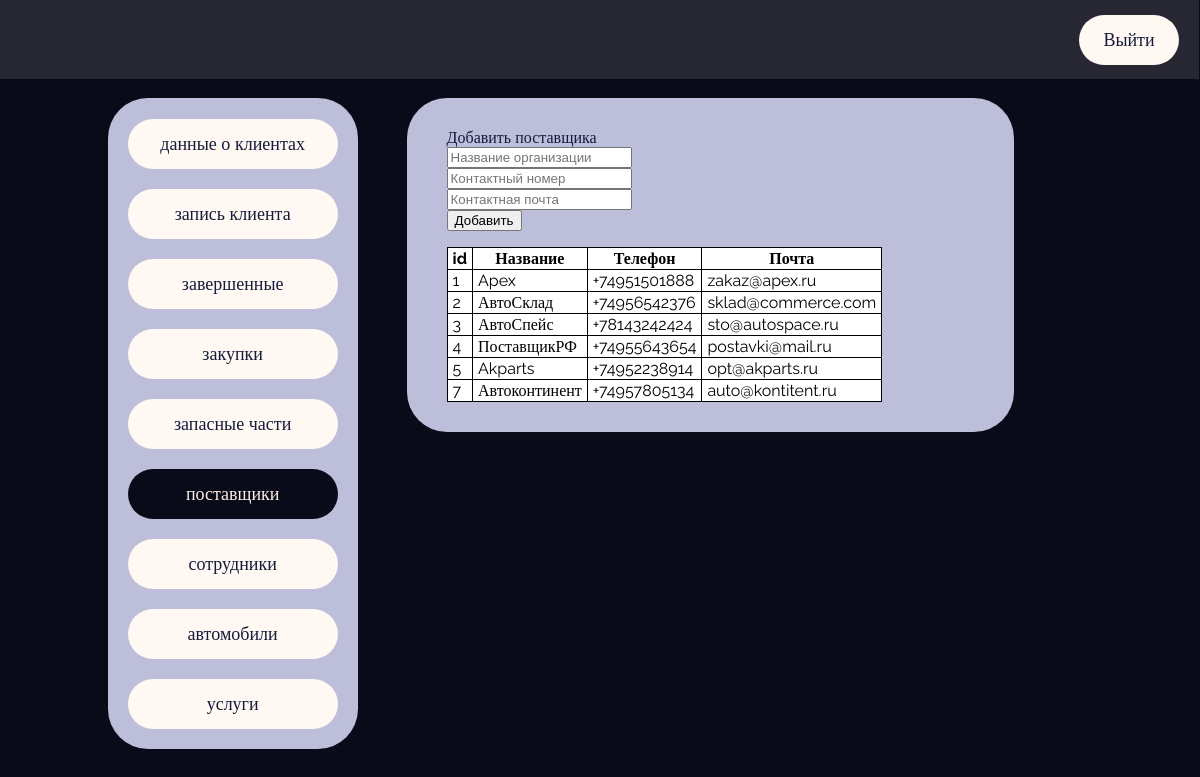
Screenshot of /suppliers/ with the database file from the repository.
### manager/models.py (models this page shows)
class suppliers(models.Model):
	SUPPLIER_ID = models.AutoField(primary_key=True)
	SUPPLIER_NAME = models.TextField()
	CONTACT_PHONE = models.TextField()
	CONTACT_MAIL = models.TextField()

### manager/views.py (the view)
# urls.py: path('suppliers/', views.get_suppliers),
def get_suppliers(request):
	if request.method == "POST":
		form = NewSupplier(request.POST)
		if form.is_valid():
			form.save()
			return render(request, 'suppliers.html', {"supplier_list":suppliers.objects.all()})
		else:
			form['errors'] = u"Неверные данные"
			return render(request, 'suppliers.html', {"supplier_list":suppliers.objects.all()})
	else:
		return render(request, 'suppliers.html', {"supplier_list":suppliers.objects.all()})

### manager/templates/suppliers.html (shortened to what this page needs)
<html>
<head>
</head>
<body class="landing">
	<link rel="stylesheet" href="{{ STATIC_URL }}/static/landing.css">
	<link rel="stylesheet" href="{{ STATIC_URL }}/static/suppliers.css">
	<div class="top_bar">
		<a href="http://127.0.0.1:8000/"><div class="logout_button">
			<p class="control_text">Выйти</p>
		</div></a>
	</div>
	<div class="controls">
		<div class="choice_panel">
			<a href="http://127.0.0.1:8000/new_customer/"><div class="pick_customer">
				<p class="control_text">данные о клиентах</p>
			</div></a>
			<a href="http://127.0.0.1:8000/pending/"><div class="pick_pending">
				<p class="control_text">запись клиента</p>
			</div></a>
			<a href="http://127.0.0.1:8000/finished/"><div class="pick_finished">
				<p class="control_text">завершенные</p>
			</div></a>
			<a href="http://127.0.0.1:8000/bought/"><div class="pick_bought">
				<p class="control_text">закупки</p>
			</div></a>
			<a href="http://127.0.0.1:8000/stock/"><div class="pick_stock">
				<p class="control_text">запасные части</p>
			</div></a>
			<a href="http://127.0.0.1:8000/suppliers/"><div class="pick_suppliers">
				<p class="control_text">поставщики</p>
			</div></a>
			<a href="http://127.0.0.1:8000/workers/"><div class="pick_workers">
				<p class="control_text">сотрудники</p>
			</div></a>
			<a href="http://127.0.0.1:8000/cars/"><div class="pick_cars">
				<p class="control_text">автомобили</p>
			</div></a>
			<a href="http://127.0.0.1:8000/works/"><div class="pick_works">
				<p class="control_text">услуги</p>
			</div></a>
		</div>
	</div>
	<div class="main">
		<div class="info_box">
			<div class="add_customer">
				Добавить поставщика
				<form method="POST">{% csrf_token %}
					<input name="SUPPLIER_NAME" placeholder="Название организации" value="{{ form.SUPPLIER_NAME }}">
					<input name="CONTACT_PHONE" placeholder="Контактный номер" value="{{ form.CONTACT_PHONE }}">
					<input name="CONTACT_MAIL" placeholder="Контактная почта" value="{{ form.CONTACT_MAIL }}">
					<input type="submit" value="Добавить">
				</form>
			</div>
			<div class="customer_info">
				<table>
					<tr>
				    	<th>id</th>
				    	<th>Название</th>
				    	<th>Телефон</th>
				    	<th>Почта</th>
				  	</tr>
				  		{% for supplier in supplier_list %}
				  		<tr>
					    	<td>{{ supplier.SUPPLIER_ID }}</td>
					    	<td>{{ supplier.SUPPLIER_NAME }}</td>
					    	<td>{{ supplier.CONTACT_PHONE }}</td>
					    	<td>{{ supplier.CONTACT_MAIL }}</td>
						</tr>
						{% endfor %}
				</table>
			</div>
		</div>
	</div>
</body>
<html>

### manager/static/landing.css (style rules this page uses)
.top_bar { background-color: blue; position: absolute; width: 100%; height: 80px; top: -1px; left: -1px; background-color: #272733; }
.controls { width: 40%; font-family: Raleway; font-style: normal; color: #58331F; font-weight: normal; font-size: 18px; line-height: 23px; }
.logout_button { margin-right: 90%; font-family: Raleway; font-style: normal; color: #151B3B; font-size: 18px; line-height: 23px; width: 100px; height: 50px; position: relative; top: -2px; left: 90%; background: #FFF8F3; border-radius: 30px; }
a:link,a:visited,a:active,a:hover { text-decoration: none; }
.choice_panel { position: relative; width: 250px; height: 650px; top: 90px; margin-left: 25%; background: #BDBEDA; border-radius: 40px; padding-top: 1px; }
.main { padding-top: 90px; margin-right: 15%; }
.add_customer { display: flex; width: 30%; color: #151B3B; }
.info_box { background: #BDBEDA; border-radius: 40px; max-width: 800px; top: 60px; padding: 30 40 30 40; font-family: Raleway; font-style: normal; font-weight: normal; color: #FFEFE6; }
table, th, tr, td { background-color: white; border: 1px solid black; border-collapse: collapse; padding-left: 5px; padding-right: 5px; }
.add_customer { display: grid; }
body { display: flex; background: #090B18; }
.control_text { text-align: center; padding-top: 13px; }

### manager/static/suppliers.css (style rules this page uses)
.pick_suppliers { position: relative; width: 210px; height: 50px; margin: 20 20 20 20; color: #FFEFE6; background: #090B18; border-radius: 40px; }
.pick_customer,.pick_pending,.pick_workers,.pick_stock,.pick_works,.pick_bought,.pick_finished,.pick_cars { width: 210px; height: 50px; margin-left: 20px; margin-top: 20px; color: #151B3B; background: #FFF8F3; border-radius: 40px; }

### rows the page displays
suppliers: SUPPLIER_ID "1", SUPPLIER_NAME "Apex", CONTACT_PHONE "+74951501888", CONTACT_MAIL "zakaz@apex.ru"
suppliers: SUPPLIER_ID "2", SUPPLIER_NAME "АвтоСклад", CONTACT_PHONE "+74956542376", CONTACT_MAIL "sklad@commerce.com"
suppliers: SUPPLIER_ID "3", SUPPLIER_NAME "АвтоСпейс", CONTACT_PHONE "+78143242424", CONTACT_MAIL "sto@autospace.ru"
suppliers: SUPPLIER_ID "4", SUPPLIER_NAME "ПоставщикРФ", CONTACT_PHONE "+74955643654", CONTACT_MAIL "postavki@mail.ru"
suppliers: SUPPLIER_ID "5", SUPPLIER_NAME "Akparts", CONTACT_PHONE "+74952238914", CONTACT_MAIL "opt@akparts.ru"
suppliers: SUPPLIER_ID "7", SUPPLIER_NAME "Автоконтинент", CONTACT_PHONE "+74957805134", CONTACT_MAIL "auto@kontitent.ru"
